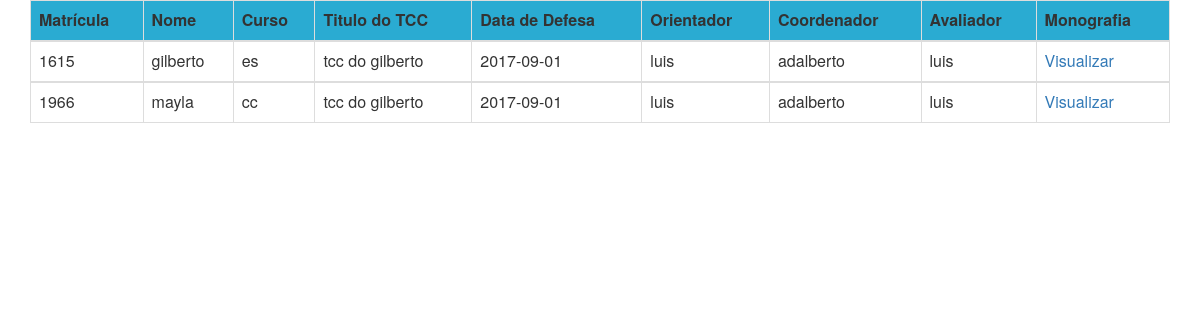
Page /view/tabhora.php on the committed database.
### tables this page shows
CREATE TABLE `orientando` (
  `codori` bigint(20) UNSIGNED NOT NULL,
  `nomori` varchar(100) DEFAULT NULL,
  `curori` varchar(100) DEFAULT NULL,
  `matori` int(50) DEFAULT NULL,
  `codorir` int(11) DEFAULT NULL
);

CREATE TABLE `tcc` (
  `codtcc` bigint(20) UNSIGNED NOT NULL,
  `tittcc` varchar(100) DEFAULT NULL,
  `protcc` varchar(100) DEFAULT NULL,
  `dtdeftcc` date DEFAULT NULL,
  `codava` int(11) DEFAULT NULL,
  `codori` int(11) DEFAULT NULL,
  `coddis` int(11) DEFAULT NULL
);

CREATE TABLE `professor` (
  `codprof` bigint(20) UNSIGNED NOT NULL,
  `nomprof` varchar(100) DEFAULT NULL,
  `titprof` varchar(100) DEFAULT NULL,
  `instprof` varchar(100) DEFAULT NULL,
  `codareai` int(11) DEFAULT NULL
);

CREATE TABLE `coordenadortcc` (
  `codcoo` bigint(20) UNSIGNED NOT NULL,
  `nomcoo` varchar(100) DEFAULT NULL,
  `titcoo` varchar(100) DEFAULT NULL,
  `inscoo` varchar(100) DEFAULT NULL
);

### view/tabhora.php (the view, shortened to what this page needs)
<?php
$con = DBConnection::open();
$sql = "SELECT `matori`, `nomori`, `curori` , `tittcc`, `dtdeftcc`,`nomcoo`,`nomprof` FROM `orientando` JOIN `tcc` JOIN `coordenadortcc` JOIN `professor`";
$query = $con->query($sql);
?>
<html>
    <head>
        <link rel="stylesheet" href="css/tabhora.css" />
        <link rel="stylesheet" href="css/bootstrap-reboot.min.css" />
        <link rel="stylesheet" href="https://maxcdn.bootstrapcdn.com/bootstrap/3.3.7/css/bootstrap.min.css">
    </head>
    <body>
        <div class="container">
            <div id="table" class="col-md-18">
                <table class="table table-hover table-responsive table-bordered">
                    <thead>
                        <tr>
                            <th>Matrícula</th>
                            <th>Nome</th>
                            <th>Curso</th>
                            <th>Titulo do TCC</th>
                            <th>Data de Defesa</th>
                            <th>Orientador</th>
                            <th>Coordenador</th>
                            <th>Avaliador</th>
                            <th>Monografia</th>
                        </tr>
                    </thead>
                    <?php while ($dado = $query->fetch_array()) { ?>
                        <tbody>
                            <tr>
                                <td><?php echo $dado["matori"]; ?></td>
                                <td><?php echo $dado["nomori"]; ?></td>
                                <td><?php echo $dado["curori"]; ?></td>
                                <td><?php echo $dado["tittcc"]; ?></td>
                                <td><?php echo $dado["dtdeftcc"]; ?></td>
                                <td><?php echo $dado["nomprof"]; ?></td>
                                <td><?php echo $dado["nomcoo"]; ?></td>
                                <td><?php echo $dado["nomprof"]; ?></td>
                                <td><a href="testePdf">Visualizar</a></td>
                            </tr>
                        </tbody>
                    <?php } ?>
                </table>
            </div>
        </div>
    </body>
</html>

### view/css/tabhora.css (style rules this page uses)
.table > thead { background-color: #2aabd2; }

### rows in the picture
orientando: matori "1615", nomori "gilberto", curori "es", tcc.tittcc "tcc do gilberto", tcc.dtdeftcc "2017-09-01", professor.nomprof "luis", coordenadortcc.nomcoo "adalberto"
orientando: matori "1966", nomori "mayla", curori "cc", tcc.tittcc "tcc do gilberto", tcc.dtdeftcc "2017-09-01", professor.nomprof "luis", coordenadortcc.nomcoo "adalberto"
